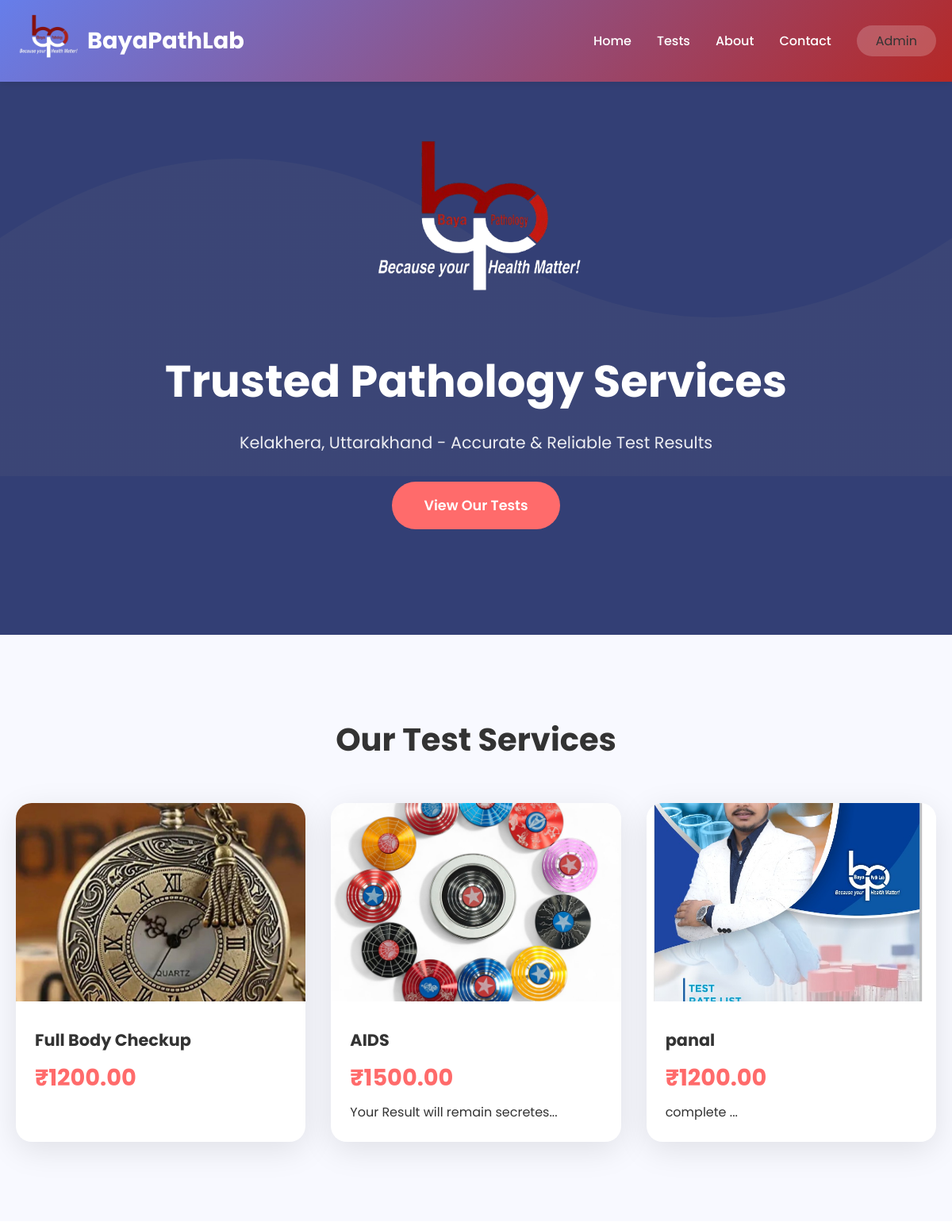
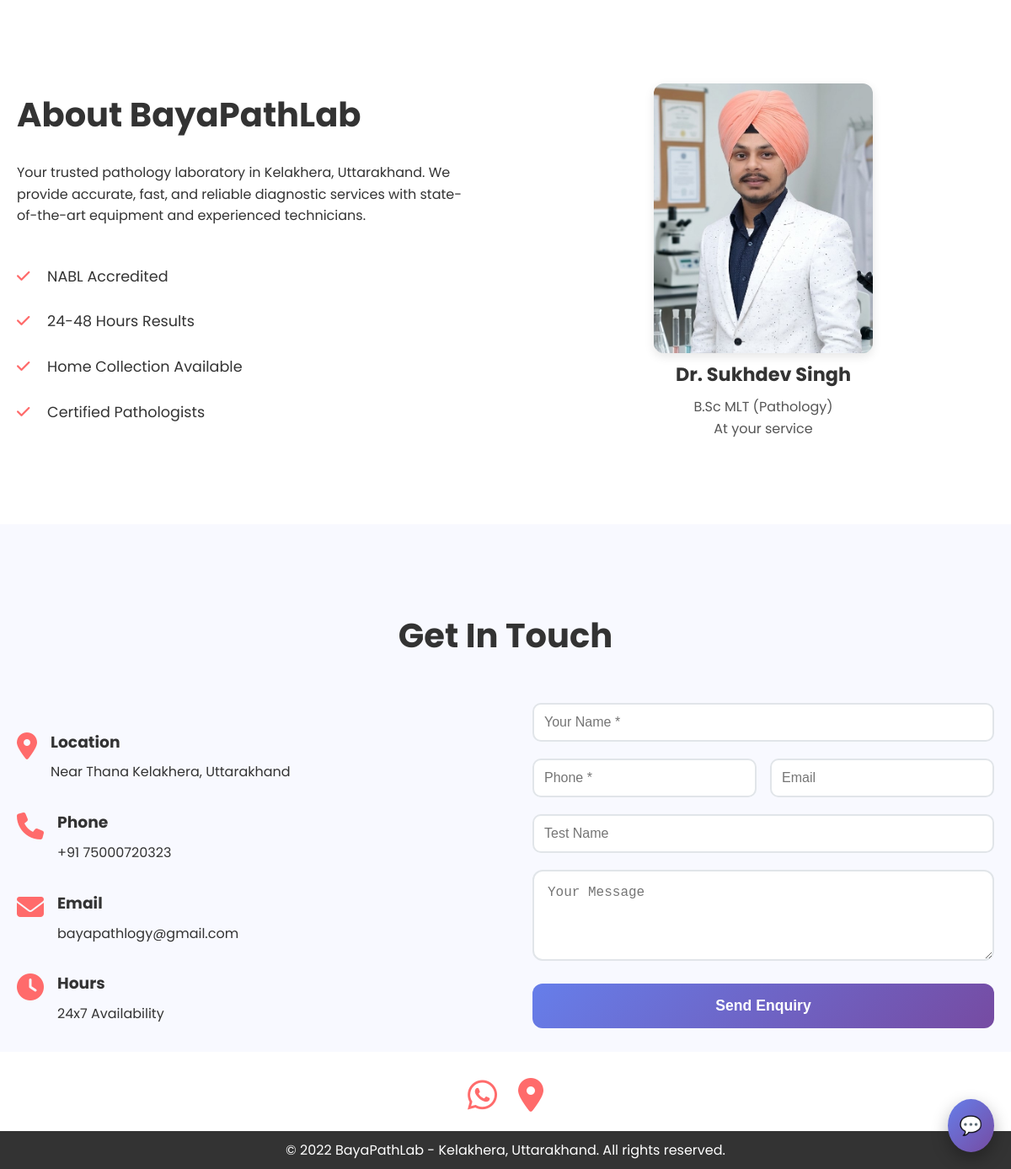
The page / on the database its author committed (2 pictures, top to bottom).
### models.py (models this page shows)
class TestPoster(Base):
    __tablename__ = "test_posters"
    id = Column(Integer, primary_key=True, index=True)
    test_name = Column(String(100), nullable=False)
    price = Column(Float, nullable=False)
    description = Column(Text)
    image_path = Column(String(255), nullable=False)
    created_at = Column(DateTime(timezone=True), server_default=func.now())
    is_active = Column(Boolean, default=True)

### app.py (the view)
@app.get("/", response_class=HTMLResponse)
async def home(request: Request, db: Session = Depends(get_db)):
    try:
        tests = db.query(TestPoster).filter(TestPoster.is_active == True).all()
    except:
        tests = []
    return templates.TemplateResponse("index.html", {"request": request, "tests": tests})

### templates/index.html (shortened to what this page needs)
{% extends "base.html" %}
{% block content %}
<header class="header">
    <nav class="navbar">
        <div class="nav-container">
            <div class="logo">
                <img src="/static/image/l.png" alt="BayaPathLab Logo" class="logo-icon">
                <h2> BayaPathLab</h2>
            </div>
            <ul class="nav-menu">
                <li><a href="#home" class="nav-link">Home</a></li>
                <li><a href="#services" class="nav-link">Tests</a></li>
                <li><a href="#about" class="nav-link">About</a></li>
                <li><a href="#contact" class="nav-link">Contact</a></li>
                <li><a href="/admin" class="admin-btn"style="color: inherit; text-decoration: none;">Admin</a></li>
            </ul>
        </div>
    </nav>
</header>
<section id="home" class="hero">
    <div class="hero-content">
        <img src="/static/image/l.png" alt="BayaPathLab Logo" class="hero-logo">
        <h1>Trusted Pathology Services</h1>
        <p>Kelakhera, Uttarakhand - Accurate & Reliable Test Results</p>
        <a href="#services" class="cta-button">View Our Tests</a>
    </div>
</section>
<section id="services" class="services">
    <div class="container">
        <h2 class="section-title">Our Test Services</h2>
        <div class="tests-grid">
            {% for test in tests %}
            <div class="test-card book-test"data-test="{{ test.test_name }}">
                <img src="{{ test.image_path }}" alt="{{ test.test_name }}" class="test-image">
                <div class="test-info">
                    <h3>{{ test.test_name }}</h3>
                    <p class="price">₹{{ "%.2f"|format(test.price) }}</p>
                    {% if test.description %}
                    <p>{{ test.description[:100] }}...</p>
                    {% endif %}
                </div>
            </div>
            {% endfor %}
        </div>
    </div>
</section>
<section id="about" class="about">
    <div class="container">
        <div class="about-content">
            <div class="about-text">
                <h2>About BayaPathLab</h2>
                <p>Your trusted pathology laboratory in Kelakhera, Uttarakhand. We provide accurate, fast, and reliable diagnostic services with state-of-the-art equipment and experienced technicians.</p>
                <ul class="features">
                    <li><i class="fas fa-check"></i> NABL Accredited</li>
                    <li><i class="fas fa-check"></i> 24-48 Hours Results</li>
                    <li><i class="fas fa-check"></i> Home Collection Available</li>
                    <li><i class="fas fa-check"></i> Certified Pathologists</li>
                </ul>
            </div>
            <div class="about-owner">
    <div class="owner-img">
        <img src="/static/image/owner.jpg" alt="Dr. Sukhdev Singh">
    </div>
    <h3>Dr. Sukhdev Singh</h3>
    <p>B.Sc MLT (Pathology)</p>
    <p>At your service</p>
</div>
        </div>
    </div>
</section>
<section id="contact" class="contact">
    <div class="container">
        <h2 class="section-title">Get In Touch</h2>
        <div class="contact-content">
            <div class="contact-info">
                <div class="contact-item">
                    <i class="fas fa-map-marker-alt"></i>
                    <div>
                        <h3>
                            <a href="https://maps.app.goo.gl/XHxb6mpmr79db9m19"style="color: inherit; text-decoration: none;">Location</a>
                        </h3>
                        <p>Near Thana Kelakhera, Uttarakhand</p>
                    </div>
                </div>
                <div class="contact-item">
                    <i class="fas fa-phone"></i>
                    <div>
                        <h3>
                            <a href="https://wa.me/75000720323"style="color: inherit; text-decoration: none;">Phone</a>
                        </h3>
                        <p>+91 75000720323</p>
                    </div>
                </div>
                <div class="contact-item">
                    <i class="fas fa-envelope"></i>
                        <div>
                            <h3>
                                <a href="mailto:bayapathlogy@gmail.com" style="color: inherit; text-decoration: none;">
                                Email
                                </a>
                            </h3>
                                 <p>bayapathlogy@gmail.com</p>
                        </div>
                </div>
                <div class="contact-item">
                    <i class="fas fa-clock"></i>
                    <div>
                        <h3>Hours</h3>
                        <p>24x7 Availability</p>
                    </div>
                </div>
            </div>
            <form class="contact-form" method="POST" action="/enquiry">
                <div class="form-group">
                    <input type="text" name="patient_name" placeholder="Your Name *" required>
                </div>
                <div class="form-row">
                    <div class="form-group">
                        <input type="tel" name="phone" placeholder="Phone *" required>
                    </div>
                    <div class="form-group">
                        <input type="email" name="email" placeholder="Email">
                    </div>
                </div>
                <div class="form-group">
                    <input type="text" name="test_name" placeholder="Test Name">
                </div>
                <div class="form-group">
                    <textarea name="message" placeholder="Your Message" rows="4"></textarea>
                </div>
                <button type="submit" class="submit-btn">Send Enquiry</button>
            </form>
        </div>
    </div>
</section>
<div class="contact-icons">
    <a href="https://wa.me/9175000720323" target="_blank">
        <i class="fab fa-whatsapp"></i>
    </a>
    <a href="https://maps.app.goo.gl/XHxb6mpmr79db9m19" target="_blank">
        <i class="fas fa-map-marker-alt"></i>
    </a>
</div>
<footer class="footer">
    <div class="container">
        <p>&copy; 2022 BayaPathLab - Kelakhera, Uttarakhand. All rights reserved.</p>
    </div>
</footer>
<div id="chat-button">💬</div>
{% endblock %}

### templates/index.html (style rules this page uses)
.contact-icons { display: flex; justify-content: center; align-items: center; gap: 25px; margin-top: 20px; margin-bottom: 10px; padding: 0; }
.contact-icons a { color: #ff6b6b; font-size: 2.5rem; transition: all 0.3s ease; text-decoration: none; }
#chat-button { position: fixed; bottom: 20px; right: 20px; background: linear-gradient(135deg, #667eea, #764ba2); color: white; font-size: 22px; padding: 14px; border-radius: 50%; cursor: pointer; z-index: 99999; box-shadow: 0 8px 20px rgba(0,0,0,0.3); transition: 0.3s; }

### rows shown on the page
TestPoster: image_path (picture), test_name "Full Body Checkup", price "1200.00"
TestPoster: image_path (picture), test_name "AIDS", price "1500.00", description "Your Result will remain secretes"
TestPoster: image_path (picture), test_name "panal", price "1200.00", description "complete"
